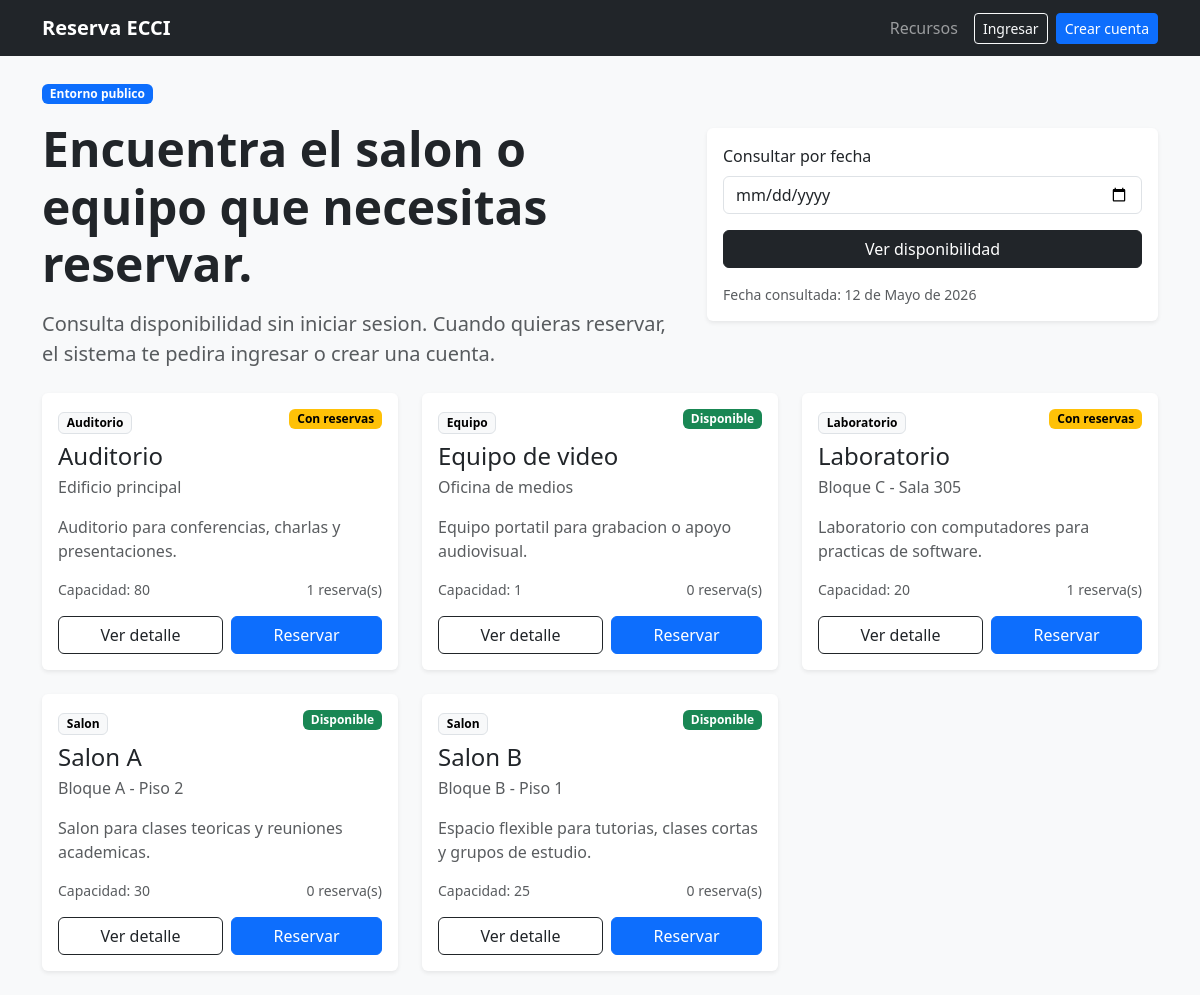
The page /myapp/ on the database its author committed.
### myapp/models.py (models this page shows, shortened)
class Recurso(models.Model):
    SALON = "salon"
    AUDITORIO = "auditorio"
    LABORATORIO = "laboratorio"
    EQUIPO = "equipo"
    TIPO_CHOICES = [
        (SALON, "Salon"),
        (AUDITORIO, "Auditorio"),
        (LABORATORIO, "Laboratorio"),
        (EQUIPO, "Equipo"),
    ]
    nombre = models.CharField("nombre", max_length=100)
    tipo = models.CharField("tipo", max_length=20, choices=TIPO_CHOICES)
    ubicacion = models.CharField("ubicacion", max_length=120)
    capacidad = models.PositiveIntegerField("capacidad", default=1)
    descripcion = models.TextField("descripcion")
    activo = models.BooleanField("activo", default=True)
    class Meta:
        ordering = ["tipo", "nombre"]
        verbose_name = "recurso"
        verbose_name_plural = "recursos"
    def esta_disponible(self, fecha, hora_inicio=None, hora_fin=None):
        if not fecha:
            return True
        reservas = self.reservas.filter(fecha=fecha, estado=Reserva.ACTIVA)
        if hora_inicio and hora_fin:
            reservas = reservas.filter(
                hora_inicio__lt=hora_fin,
                hora_fin__gt=hora_inicio,
            )
        return not reservas.exists()

class Reserva(models.Model):
    ACTIVA = "activa"
    CANCELADA = "cancelada"
    ESTADO_CHOICES = [
        (ACTIVA, "Activa"),
        (CANCELADA, "Cancelada"),
    ]
    recurso = models.ForeignKey(
        Recurso,
        on_delete=models.PROTECT,
        related_name="reservas",
        verbose_name="recurso",
    )
    usuario = models.ForeignKey(
        settings.AUTH_USER_MODEL,
        on_delete=models.SET_NULL,
        blank=True,
        null=True,
        related_name="reservas",
        verbose_name="usuario",
    )
    responsable = models.CharField("responsable", max_length=120)
    correo = models.EmailField("correo de contacto")
    fecha = models.DateField("fecha")
    hora_inicio = models.TimeField("hora de inicio")
    hora_fin = models.TimeField("hora de fin")
    descripcion = models.TextField("descripcion", blank=True)
    estado = models.CharField(
        "estado", max_length=20, choices=ESTADO_CHOICES, default=ACTIVA
    )
    motivo_cancelacion = models.TextField("motivo de cancelacion", blank=True)
    creada_en = models.DateTimeField("creada en", auto_now_add=True)
    actualizada_en = models.DateTimeField("actualizada en", auto_now=True)
    class Meta:
        ordering = ["fecha", "hora_inicio", "recurso__nombre"]
        verbose_name = "reserva"
        verbose_name_plural = "reservas"

### myapp/views.py (the view)
# urls.py: path('', lambda request: redirect('index', permanent=False)),
def index(request):
    consulta_form = ConsultaFechaForm(request.GET or None)
    recursos = Recurso.objects.filter(activo=True).prefetch_related("reservas")
    fecha_consulta = timezone.localdate()
    if consulta_form.is_valid() and consulta_form.cleaned_data.get("fecha"):
        fecha_consulta = consulta_form.cleaned_data["fecha"]
    recursos_estado = [
        {
            "recurso": recurso,
            "disponible": recurso.esta_disponible(fecha_consulta),
            "reservas": recurso.reservas.filter(
                fecha=fecha_consulta, estado=Reserva.ACTIVA
            ).order_by("hora_inicio"),
        }
        for recurso in recursos
    ]
    return render(
        request,
        "myapp/index.html",
        {
            "consulta_form": consulta_form,
            "fecha_consulta": fecha_consulta,
            "recursos_estado": recursos_estado,
        },
    )

### myapp/forms.py
class ConsultaFechaForm(forms.Form):
    fecha = forms.DateField(
        label="Consultar por fecha",
        required=False,
        widget=forms.DateInput(attrs={"type": "date"}),
    )

### myapp/templates/myapp/index.html (shortened to what this page needs)
{% extends "base.html" %}
{% load django_bootstrap5 %}
{% block content %}
<section class="mb-4">
    <div class="row align-items-center g-4">
        <div class="col-lg-7">
            <span class="badge text-bg-primary mb-3">Entorno publico</span>
            <h1 class="display-5 fw-semibold mb-3">Encuentra el salon o equipo que necesitas reservar.</h1>
            <p class="lead text-muted mb-0">Consulta disponibilidad sin iniciar sesion. Cuando quieras reservar, el sistema te pedira ingresar o crear una cuenta.</p>
        </div>
        <div class="col-lg-5">
            <div class="card border-0 shadow-sm">
                <div class="card-body">
                    <form method="get">
                        {% bootstrap_field consulta_form.fecha %}
                        <button class="btn btn-dark w-100" type="submit">Ver disponibilidad</button>
                    </form>
                    <div class="text-muted small mt-3">Fecha consultada: {{ fecha_consulta }}</div>
                </div>
            </div>
        </div>
    </div>
</section>
<div class="row g-4">
    {% for item in recursos_estado %}
        <div class="col-md-6 col-xl-4">
            <article class="card h-100 border-0 shadow-sm">
                <div class="card-body d-flex flex-column">
                    <div class="d-flex justify-content-between align-items-start gap-3 mb-3">
                        <div>
                            <span class="badge text-bg-light border">{{ item.recurso.get_tipo_display }}</span>
                            <h2 class="h4 mt-2 mb-1">{{ item.recurso.nombre }}</h2>
                            <p class="text-muted mb-0">{{ item.recurso.ubicacion }}</p>
                        </div>
                        {% if item.disponible %}
                            <span class="badge text-bg-success">Disponible</span>
                        {% else %}
                            <span class="badge text-bg-warning">Con reservas</span>
                        {% endif %}
                    </div>
                    <p class="text-muted flex-grow-1">{{ item.recurso.descripcion }}</p>
                    <div class="d-flex justify-content-between text-muted small mb-3">
                        <span>Capacidad: {{ item.recurso.capacidad }}</span>
                        <span>{{ item.reservas|length }} reserva(s)</span>
                    </div>
                    <div class="d-flex gap-2">
                        <a class="btn btn-outline-dark flex-fill" href="{% url 'detalle_recurso' item.recurso.id %}?fecha={{ fecha_consulta|date:'Y-m-d' }}">Ver detalle</a>
                        <a class="btn btn-primary flex-fill" href="{% url 'crear_reserva_recurso' item.recurso.id %}">Reservar</a>
                    </div>
                </div>
            </article>
        </div>
    {% empty %}
        <div class="col-12">
            <div class="alert alert-info">No hay recursos activos publicados.</div>
        </div>
    {% endfor %}
</div>
{% endblock %}

### myapp/templates/base.html (shortened to what this page needs)
{% load django_bootstrap5 %}
<!DOCTYPE html>
<html lang="es">
<head>
    {% bootstrap_css %}
</head>
<body class="bg-light">
    <nav class="navbar navbar-expand-lg navbar-dark bg-dark">
        <div class="container">
            <a class="navbar-brand fw-semibold" href="{% url 'index' %}">Reserva ECCI</a>
            <div class="collapse navbar-collapse" id="mainMenu">
                <div class="navbar-nav ms-auto align-items-lg-center gap-lg-2">
                    <a class="nav-link" href="{% url 'index' %}">Recursos</a>
                    {% if user.is_authenticated %}
                        <a class="nav-link" href="{% url 'panel' %}">Mi panel</a>
                        <a class="btn btn-primary btn-sm" href="{% url 'crear_reserva' %}">Nueva reserva</a>
                        <form action="{% url 'logout' %}" method="post" class="d-inline">
                            {% csrf_token %}
                            <button class="btn btn-outline-light btn-sm" type="submit">Salir</button>
                        </form>
                    {% else %}
                        <a class="btn btn-outline-light btn-sm" href="{% url 'login' %}">Ingresar</a>
                        <a class="btn btn-primary btn-sm" href="{% url 'registro' %}">Crear cuenta</a>
                    {% endif %}
                </div>
            </div>
        </div>
    </nav>
    <main class="container py-4">
        {% block content %}
        {% endblock %}
    </main>
</body>
</html>

### rows shown on the page
Recurso: recurso.tipo "Auditorio", recurso.nombre "Auditorio", recurso.ubicacion "Edificio principal", shows "Con reservas", recurso.descripcion "Auditorio para conferencias, charlas y presentaciones.", recurso.capacidad "80", reservas|length "1"
Recurso: recurso.tipo "Equipo", recurso.nombre "Equipo de video", recurso.ubicacion "Oficina de medios", shows "Disponible", recurso.descripcion "Equipo portatil para grabacion o apoyo audiovisual.", recurso.capacidad "1", reservas|length "0"
Recurso: recurso.tipo "Laboratorio", recurso.nombre "Laboratorio", recurso.ubicacion "Bloque C - Sala 305", shows "Con reservas", recurso.descripcion "Laboratorio con computadores para practicas de software.", recurso.capacidad "20", reservas|length "1"
Recurso: recurso.tipo "Salon", recurso.nombre "Salon A", recurso.ubicacion "Bloque A - Piso 2", shows "Disponible", recurso.descripcion "Salon para clases teoricas y reuniones academicas.", recurso.capacidad "30", reservas|length "0"
Recurso: recurso.tipo "Salon", recurso.nombre "Salon B", recurso.ubicacion "Bloque B - Piso 1", shows "Disponible", recurso.descripcion "Espacio flexible para tutorias, clases cortas y grupos de estudio.", recurso.capacidad "25", reservas|length "0"

### other values the page prints
{{ fecha_consulta }} "12 de Mayo de 2026"
